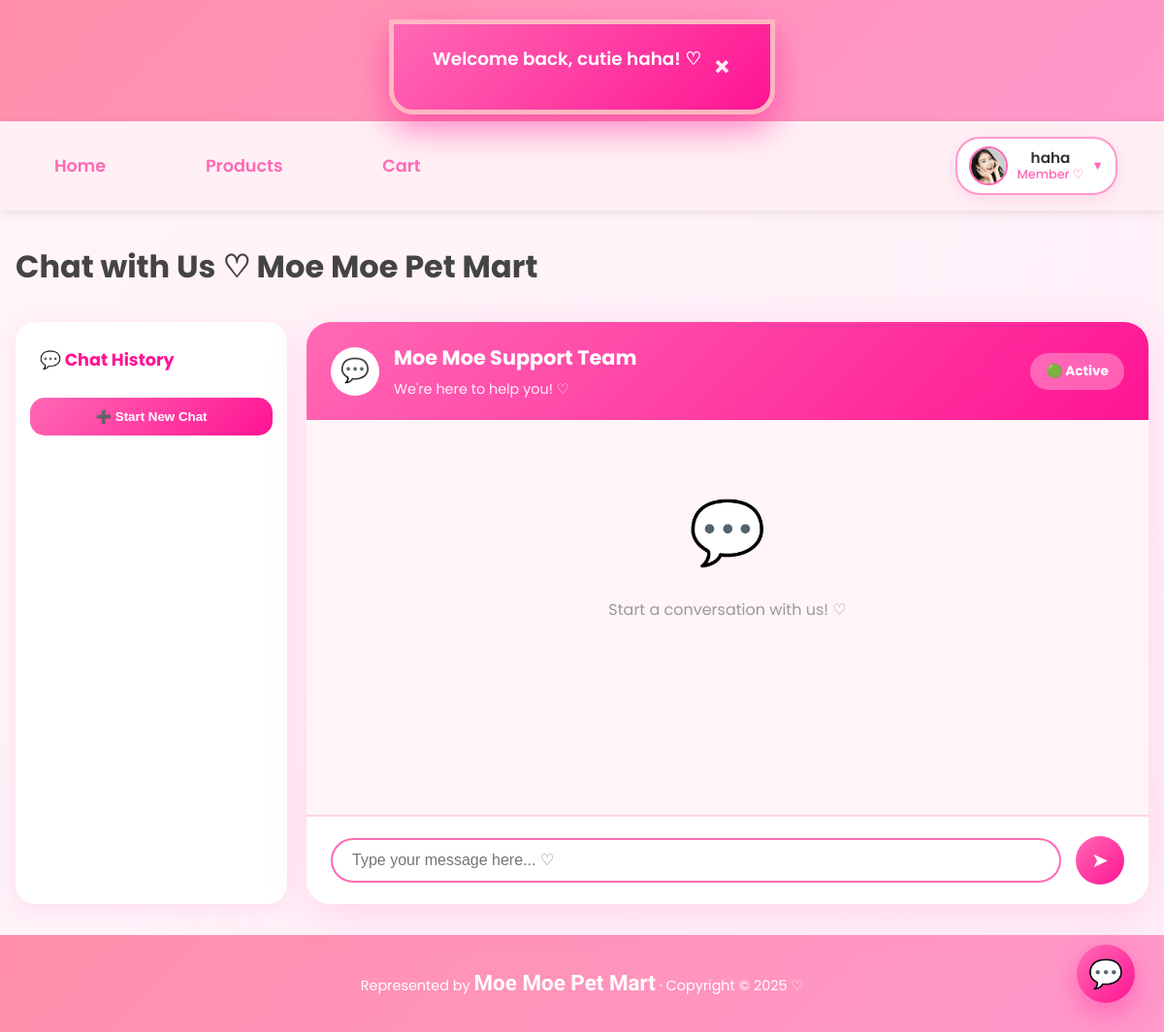
The page /member/chat.php (signed in) on the database as committed earlier.
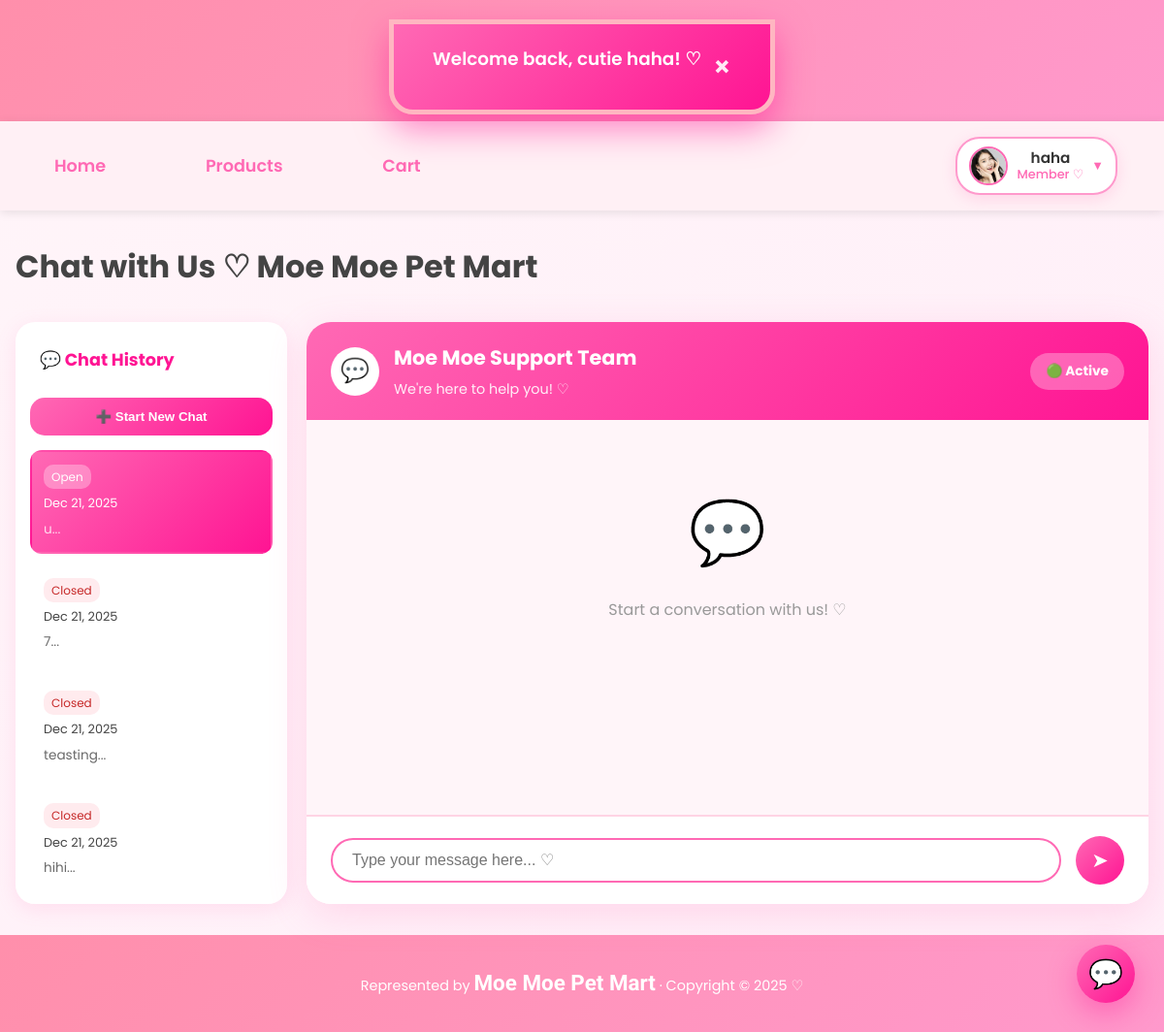
The same page on the database as committed later.
### tables this page shows
CREATE TABLE `chat_conversations` (
  `conversation_id` int(11) NOT NULL,
  `user_id` int(11) NOT NULL,
  `admin_id` int(11) DEFAULT NULL,
  `status` enum('open','closed') DEFAULT 'open',
  `created_at` datetime DEFAULT current_timestamp(),
  `updated_at` datetime DEFAULT current_timestamp() ON UPDATE current_timestamp()
);

### _base.php (called while the page is built, shortened)
<?php
function encode($value) {
    return htmlentities($value);
}
?>

### member/chat.php (the view, shortened to what this page needs)
<?php
require '../_base.php';
$user = current_user();
$user_id = $user->id;
$view_conversation_id = (int)get('id', 0);
if ($view_conversation_id > 0) {
    $stm = $_db->prepare("SELECT conversation_id, status FROM chat_conversations WHERE conversation_id = ? AND user_id = ?");
    $stm->execute([$view_conversation_id, $user_id]);
    $conversation = $stm->fetch();
    if (!$conversation) {
        temp('error', 'Conversation not found ♡');
        redirect('chat.php');
    }
    $conversation_id = $conversation->conversation_id;
    $is_closed = ($conversation->status === 'closed');
} else {
    $stm = $_db->prepare("SELECT conversation_id, status FROM chat_conversations WHERE user_id = ? ORDER BY updated_at DESC LIMIT 1");
    $stm->execute([$user_id]);
    $conversation = $stm->fetch();
    if (!$conversation) {
        $_db->prepare("INSERT INTO chat_conversations (user_id, status) VALUES (?, 'open')")->execute([$user_id]);
        $conversation_id = $_db->lastInsertId();
        $is_closed = false;
    } else {
        $conversation_id = $conversation->conversation_id;
        $is_closed = ($conversation->status === 'closed');
    }
}
$stm = $_db->prepare("
    SELECT c.conversation_id, c.status, c.created_at,
           (SELECT message FROM chat_messages
            WHERE conversation_id = c.conversation_id
            ORDER BY created_at DESC LIMIT 1) as last_message
    FROM chat_conversations c
    WHERE c.user_id = ?
    ORDER BY c.updated_at DESC
");
$stm->execute([$user_id]);
$all_conversations = $stm->fetchAll();
include '../_head.php';
?>
<div class="chat-wrapper">
    <div class="chat-history-sidebar">
        <div class="history-header">💬 Chat History</div>
        <button class="new-chat-btn" onclick="createNewChat()">
            ➕ Start New Chat
        </button>
        <?php foreach ($all_conversations as $conv): ?>
            <div class="history-item <?= $conv->conversation_id == $conversation_id ? 'active' : '' ?>"
                 onclick="location.href='chat.php?id=<?= $conv->conversation_id ?>'">
                <div class="history-item-status <?= $conv->status ?>">
                    <?= ucfirst($conv->status) ?>
                </div>
                <div style="font-size: 0.8rem; margin-bottom: 5px;">
                    <?= date('M d, Y', strtotime($conv->created_at)) ?>
                </div>
                <div class="history-item-preview">
                    <?= $conv->last_message ? encode(substr($conv->last_message, 0, 40)) . '...' : 'No messages yet' ?>
                </div>
            </div>
        <?php endforeach; ?>
    </div>
    <div class="chat-container">
        <div class="chat-header">
            <div class="chat-header-left">
                <div class="chat-header-icon">💬</div>
                <div class="chat-header-info">
                    <h3>Moe Moe Support Team</h3>
                    <p>We're here to help you! ♡</p>
                </div>
            </div>
            <div class="chat-status-badge">
                <?= $is_closed ? '🔒 Closed' : '🟢 Active' ?>
            </div>
        </div>
        <div class="chat-messages" id="chatMessages">
            <div class="no-messages" id="noMessages">
                <div class="no-messages-icon">💬</div>
                <p>Start a conversation with us! ♡</p>
            </div>
        </div>
        <div class="chat-input-area <?= $is_closed ? 'disabled' : '' ?>">
            <input type="text"
                   class="chat-input"
                   id="messageInput"
                   placeholder="<?= $is_closed ? 'This chat is closed' : 'Type your message here... ♡' ?>"
                   maxlength="1000"
                   <?= $is_closed ? 'disabled' : '' ?>>
            <button class="chat-send-btn" id="sendBtn" title="Send message" <?= $is_closed ? 'disabled' : '' ?>>
                ➤
            </button>
        </div>
    </div>
</div>
<?php include '../_foot.php'; ?>

Rows that differ between the two databases and show on the page:
added chat_conversations: status "Open", created_at "Dec 21, 2025", last_message "u"
added chat_conversations: status "Closed", created_at "Dec 21, 2025", last_message "7"
added chat_conversations: status "Closed", created_at "Dec 21, 2025", last_message "teasting"
added chat_conversations: status "Closed", created_at "Dec 21, 2025", last_message "hihi"
